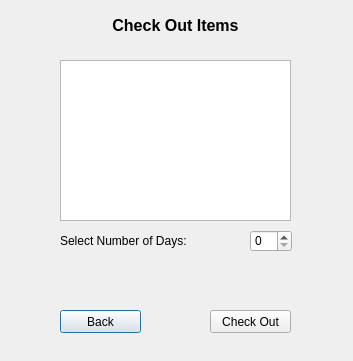
<?xml version="1.0" encoding="UTF-8"?>
<ui version="4.0">
 <class>CheckOutItem</class>
 <widget class="QDialog" name="CheckOutItem">
  <property name="geometry">
   <rect>
    <x>0</x>
    <y>0</y>
    <width>353</width>
    <height>361</height>
   </rect>
  </property>
  <property name="windowTitle">
   <string>Dialog</string>
  </property>
  <widget class="QLabel" name="label">
   <property name="geometry">
    <rect>
     <x>80</x>
     <y>10</y>
     <width>191</width>
     <height>31</height>
    </rect>
   </property>
   <property name="font">
    <font>
     <pointsize>12</pointsize>
     <weight>75</weight>
     <bold>true</bold>
    </font>
   </property>
   <property name="text">
    <string>Check Out Items</string>
   </property>
   <property name="alignment">
    <set>Qt::AlignCenter</set>
   </property>
  </widget>
  <widget class="QTableWidget" name="tableWidget">
   <property name="geometry">
    <rect>
     <x>60</x>
     <y>60</y>
     <width>231</width>
     <height>161</height>
    </rect>
   </property>
  </widget>
  <widget class="QPushButton" name="back">
   <property name="geometry">
    <rect>
     <x>60</x>
     <y>310</y>
     <width>81</width>
     <height>23</height>
    </rect>
   </property>
   <property name="text">
    <string>Back</string>
   </property>
  </widget>
  <widget class="QPushButton" name="out">
   <property name="geometry">
    <rect>
     <x>210</x>
     <y>310</y>
     <width>81</width>
     <height>23</height>
    </rect>
   </property>
   <property name="text">
    <string>Check Out</string>
   </property>
  </widget>
  <widget class="QLabel" name="text">
   <property name="geometry">
    <rect>
     <x>60</x>
     <y>270</y>
     <width>231</width>
     <height>21</height>
    </rect>
   </property>
   <property name="text">
    <string/>
   </property>
   <property name="alignment">
    <set>Qt::AlignCenter</set>
   </property>
  </widget>
  <widget class="QSpinBox" name="spinBox">
   <property name="geometry">
    <rect>
     <x>250</x>
     <y>230</y>
     <width>42</width>
     <height>22</height>
    </rect>
   </property>
  </widget>
  <widget class="QLabel" name="label_3">
   <property name="geometry">
    <rect>
     <x>60</x>
     <y>230</y>
     <width>171</width>
     <height>21</height>
    </rect>
   </property>
   <property name="text">
    <string>Select Number of Days:</string>
   </property>
  </widget>
 </widget>
 <resources/>
 <connections/>
</ui>
